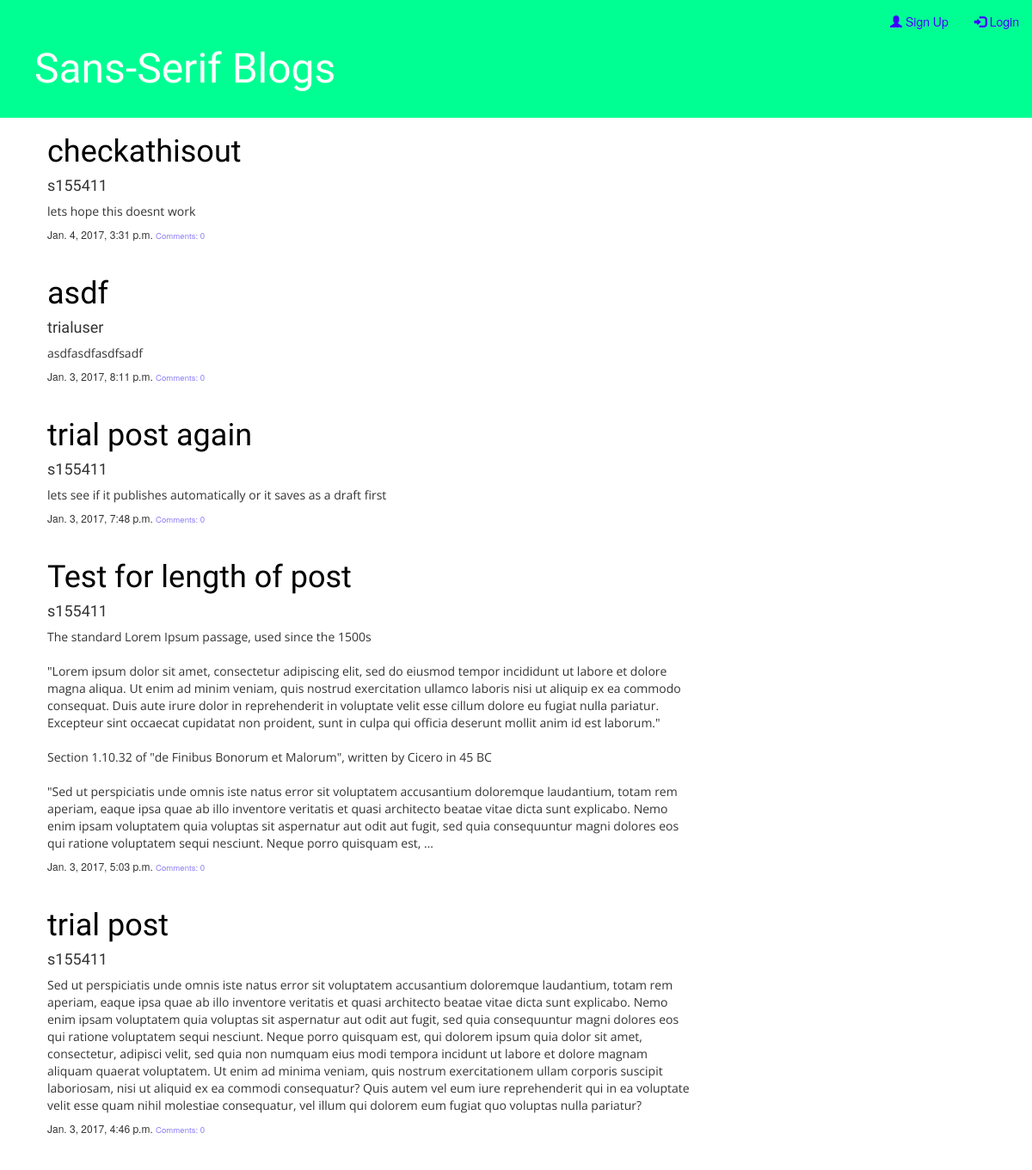
The app's page /, older data.
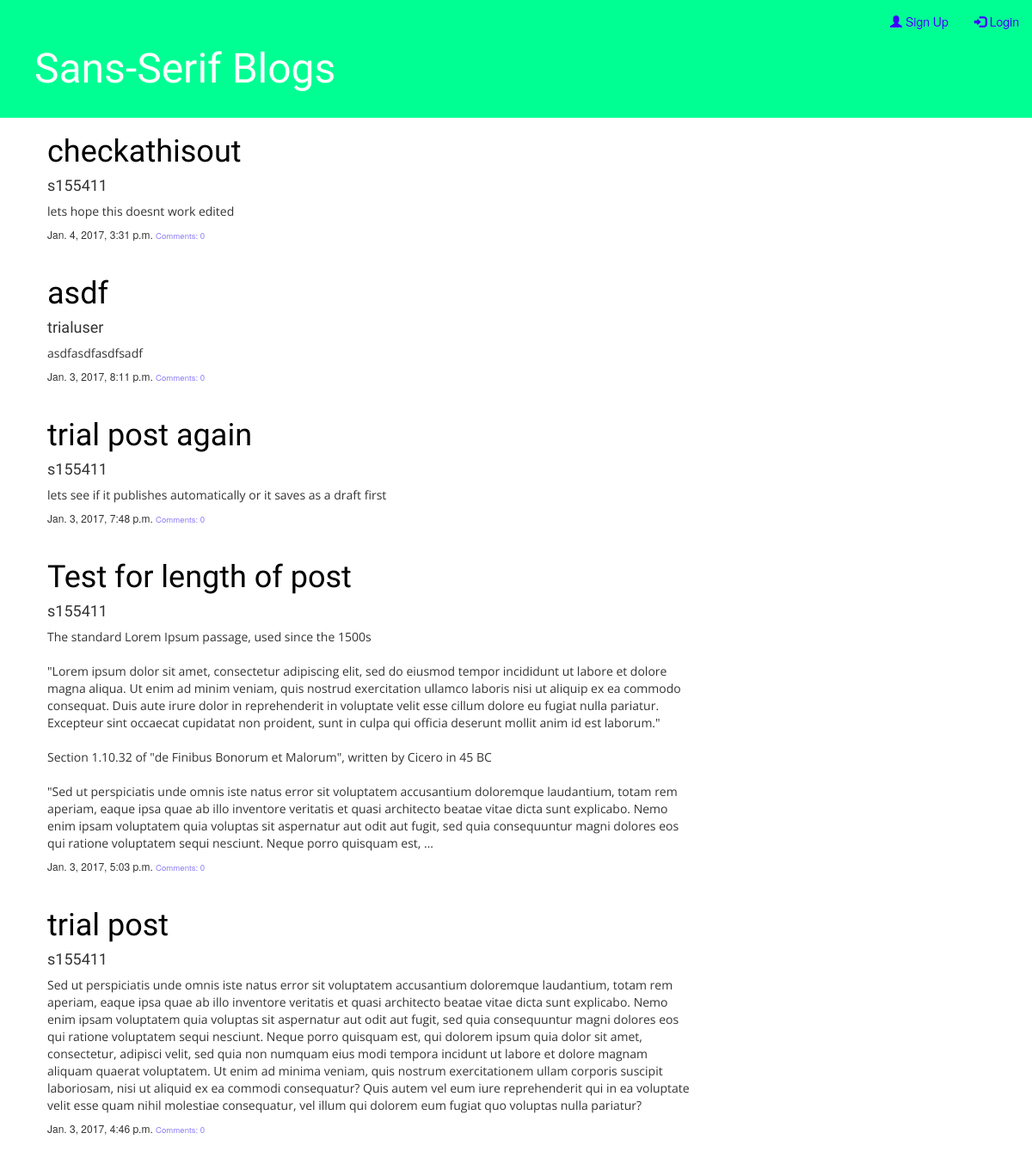
The same page, newer data.
### blog/models.py (models this page shows, shortened)
class Post(models.Model): #models.Model means django knows it should save this model in the database
    author = models.ForeignKey('auth.User')
    title = models.CharField(max_length=200)
    text = models.TextField()
    created_date = models.DateTimeField(
            default=timezone.now)
    published_date = models.DateTimeField(
            blank=True, null=True)

### blog/views.py (the view)
# urls.py: url(r'^$', views.post_list, name='post_list'),
def post_list(request):
    posts = Post.objects.filter(published_date__lte=timezone.now()).order_by('-published_date')
    return render(request, 'blog/post_list.html', {'posts': posts})

### blog/templates/blog/post_list.html
{% extends 'blog/base.html' %}
{% block content %}
    {% for post in posts %}
        <div class="post">
            <h1><a href="{% url 'post_detail' pk=post.pk %}">{{ post.title }}</a></h1>
            <h4> {{ post.author }} </h4>
            <p>{{ post.text|linebreaksbr|truncatewords_html:150 }}</p>
            <h6>
              {{ post.published_date }} <a href="{% url 'post_detail' pk=post.pk %}#comments" class="commentcount">Comments: {{ post.comments.count }}</a>
            </h6>
        </div>
    {% endfor %}
{% endblock %}

Row changes from the older to the newer data that the page shows:
changed Post "checkathisout": text "lets hope this doesnt work" → "lets hope this doesnt work edited"
